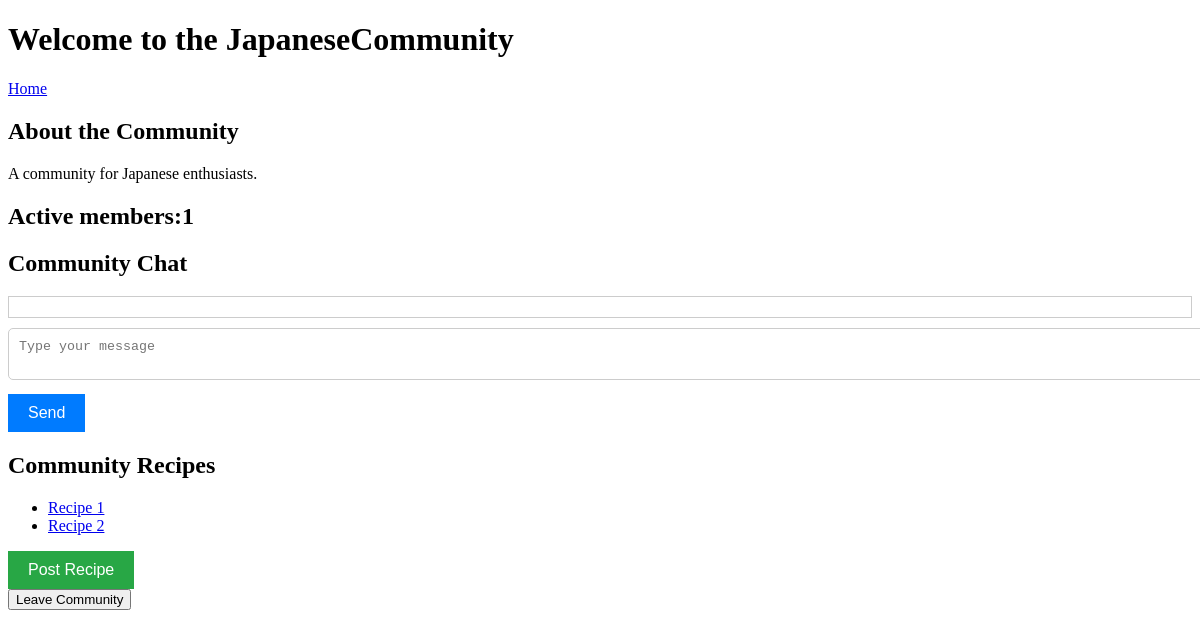
The app's page /cook/community_view/8/ (signed in) with its own data.
### cook/models.py (models this page shows, shortened)
class Community(models.Model):
    name = models.CharField(max_length=100,blank=True)
    description = models.TextField()
    cuisine_type = models.ForeignKey('CuisineType', on_delete=models.CASCADE)
    members = models.ManyToManyField(User, through='CommunityMembership')
    class Meta:
        unique_together = ('name', 'cuisine_type')

class CuisineType(models.Model):
    name = models.CharField(max_length=50,blank=True)

### cook/views.py (the view)
# urls.py: path('community_view/<int:community_id>/', views.community_view, name='community_view'),
def community_view(request,community_id):
    user = request.user
    try:
        community = Community.objects.get(id=community_id)
        if user not in community.members.all():
            raise Http404("You are not a member of this community.")
    except Community.DoesNotExist:
        raise Http404("Community does not exist.")
    return render(request, 'cook/comm_view.html', {'community': community})

### cook/templates/cook/comm_view.html
<!DOCTYPE html>
{% load static %}
<html>
<head>
    <link rel="stylesheet" href="{% static 'css/comm.css'%}" />
</head>
<body>
    <header>
        <h1>Welcome to the {{ community.cuisine_type.name }}Community</h1>
    </header>
    <div><a href="{% url 'profile' %}">Home</a></div>
    <div class="community-description">
        <h2>About the Community</h2>
        <p>{{community.description}}</p>
    </div>
    <div class="community-members">
        <h2>Active members:{{ community.members.count }}</h2>
    </div>
    <div class="community-chat">
        <h2>Community Chat</h2>
        <div class="chat-messages">
        </div>
        <textarea placeholder="Type your message"></textarea>
        <button class="send-button">Send</button>
    </div>
    <div class="community-recipes">
        <h2>Community Recipes</h2>
        <ul>
            <li><a href="#">Recipe 1</a></li>
            <li><a href="#">Recipe 2</a></li>
        </ul>
        <button class="post-recipe-button">Post Recipe</button>
    </div>
    <div class="community-actions">
        <button class="leave-button">Leave Community</button>
    </div>
</body>
</html>

### static/CSS/comm.css (style rules this page uses)
.chat-messages { max-height: 300px; overflow-y: auto; border: 1px solid #ccc; padding: 10px; margin-bottom: 10px; }
textarea { width: 100%; padding: 10px; margin-bottom: 10px; border: 1px solid #ccc; border-radius: 5px; resize: none; }
.send-button { background-color: #007bff; color: #fff; padding: 10px 20px; border: none; cursor: pointer; font-size: 16px; }
.post-recipe-button { background-color: #28a745; color: #fff; padding: 10px 20px; border: none; cursor: pointer; font-size: 16px; }

### records on screen
Community: cuisine_type.name "Japanese", description "A community for Japanese enthusiasts.", members.count "1"
